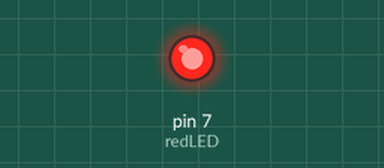
This sketch was run on a simulated Arduino Uno, built with avr-gcc and run on an emulated ATmega328P. Shown: output pins drawn as LEDs (lit = HIGH).

Above: at 1.8 s.
At 8.0 s:
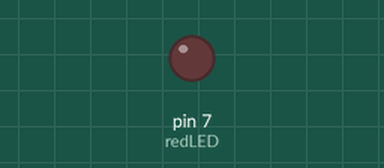
Timing chart, 0 to 12.0 s (numbered marks = the images above):
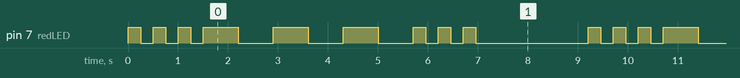

Measured:
- by itself, pin 7 (redLED): repeats every 9.2 s: 2 × (LOW 0.25 s, HIGH 0.25 s), LOW 0.25 s, 3 × (HIGH 0.70 s, LOW 0.70 s), 2 × (HIGH 0.25 s, LOW 0.25 s), HIGH 0.25 s, LOW 2.3 s, HIGH 0.25 s
- by itself, everything shown: repeats every 9.2 s, in 18 steps

The sketch:

4.Arduino_Vars_Moorse_Code.ino
```cpp
int redLED = 7;
float pi = 3.14;
int dit = 250; // shorter breaks
int dah = 700; // longer breaks
int longWait = 2000;

String name = "Annan Deriba";

void setup() {
  // put your setup code here, to run once:
  pinMode(redLED, OUTPUT);
}

void loop() {
  // put your main code here, to run repeatedly:

  // di di di fast
  digitalWrite(redLED, HIGH);
  delay(dit);
  digitalWrite(redLED, LOW);
  delay(dit);

  digitalWrite(redLED, HIGH);
  delay(dit);
  digitalWrite(redLED, LOW);
  delay(dit);

  digitalWrite(redLED, HIGH);
  delay(dit);
  digitalWrite(redLED, LOW);
  delay(dit);

  // da da da slow
  digitalWrite(redLED, HIGH);
  delay(dah);
  digitalWrite(redLED, LOW);
  delay(dah);

  digitalWrite(redLED, HIGH);
  delay(dah);
  digitalWrite(redLED, LOW);
  delay(dah);

  digitalWrite(redLED, HIGH);
  delay(dah);
  digitalWrite(redLED, LOW);
  delay(dah);


  // di di di fast
  digitalWrite(redLED, HIGH);
  delay(dit);
  digitalWrite(redLED, LOW);
  delay(dit);

  digitalWrite(redLED, HIGH);
  delay(dit);
  digitalWrite(redLED, LOW);
  delay(dit);

  digitalWrite(redLED, HIGH);
  delay(dit);
  digitalWrite(redLED, LOW);
  delay(dit);

  // 1s delay
  delay(longWait);
}
```
